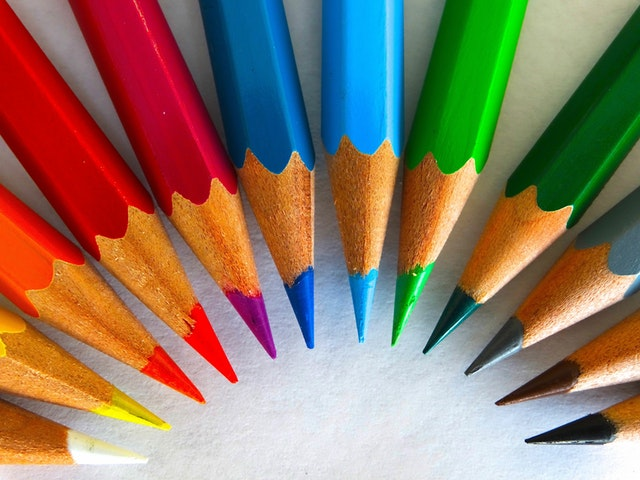
#> input picture pencils.jpeg, 640 x 480 px
$ jupyter execute 047-alpha-masks-solution.ipynb   (shell and % lines are left out)
#> lines starting #> are read from the running program, lines starting #| are printed output that depends on the picture; after the words box and inside, x2 and y2 are one past the last pixel; in counts of white or black regions, pixels touching at a corner belong together
[cell 1]
import numpy as np
from matplotlib import pyplot as plt

# Adding an Alpha (Transparency) Channel

[cell 2]
a = plt.imread("pencils.jpeg") / 256
plt.imshow(a);

[cell 3]
def rgb2gray(rgb):
    return rgb[...,:3] @ [0.299, 0.587, 0.114]

[cell 4]
b = rgb2gray(a)

[cell 5]
c = b[:,:,np.newaxis] * [1,1,1]
m = (a[:,:,0] > 0.1) & (a[:,:,1] < 0.1)
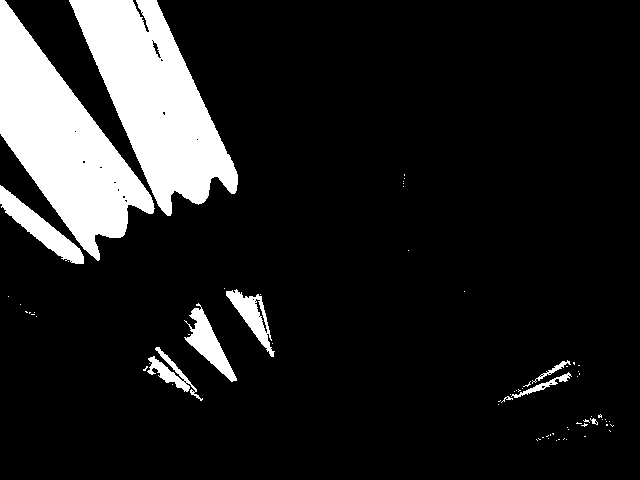
#> m: shape (480, 640) bool; 13.2% white; 72 white regions (62 under 20 px), largest, box (x1, y1, x2, y2) and area: (69, 0, 238, 216) 17583, (0, 0, 155, 261) 17187, (0, 185, 84, 264) 1898
c[m] = a[m]
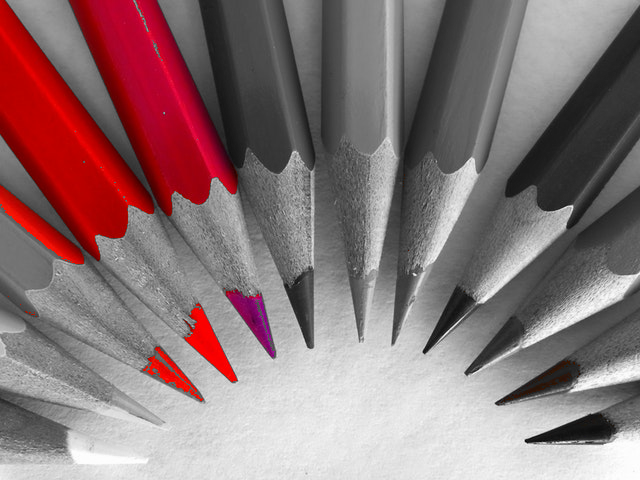
#> c: shape (480, 640, 3) float64; mean of channels 0, 1, 2 0.548, 0.462, 0.469; drawn as R, G, B
plt.imshow(c);

[cell 6]
c = b[:,:,np.newaxis] * [1,1,1]
m = (a[:,:,2] > 0.1) & (a[:,:,0] < 0.1)
#> m: shape (480, 640) bool; 9.4% white; 128 white regions (109 under 20 px), largest, box (x1, y1, x2, y2) and area: (200, 0, 315, 173) 13683, (321, 0, 386, 154) 9250, (394, 0, 405, 156) 1469
c[m] = a[m]
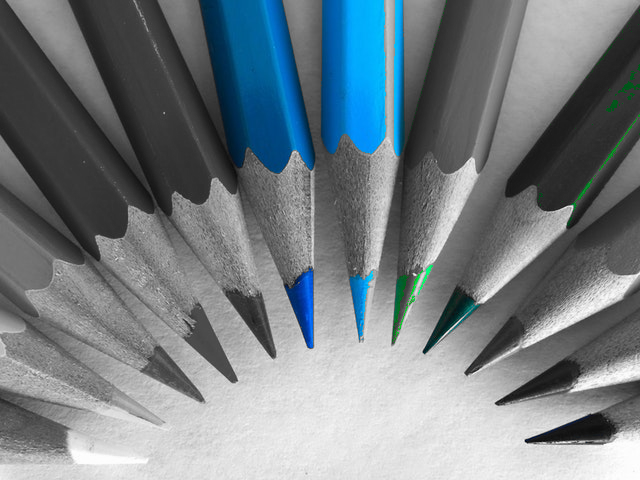
#> c: shape (480, 640, 3) float64; mean of channels 0, 1, 2 0.461, 0.497, 0.517; drawn as R, G, B
plt.imshow(c);

[cell 7]
bg = plt.imread("pagoda.jpeg").copy()
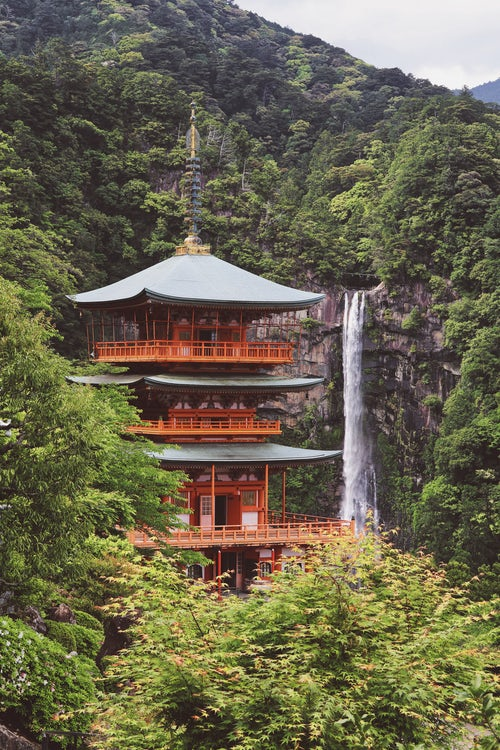
#> input picture pagoda.jpeg, 500 x 750 px
#> bg is the input picture: shape (750, 500, 3); mean R, G, B 106.8, 101.6, 77.8
plt.imshow(bg)
bg.shape
#> Out = (750, 500, 3)

[cell 8]
puppy = plt.imread("puppy2.jpeg")
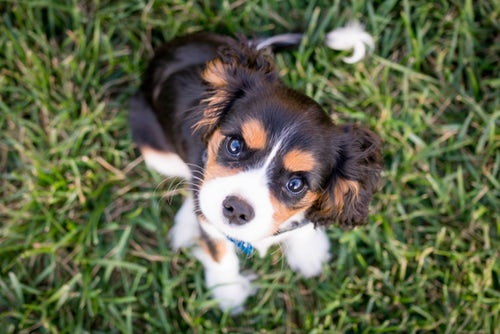
#> input picture puppy2.jpeg, 500 x 334 px
#> puppy is the input picture: shape (334, 500, 3); mean R, G, B 96.1, 102.9, 73.6
plt.imshow(puppy)
puppy.shape
#> Out = (334, 500, 3)

[cell 9]
y = np.linspace(-0.1, 1.1, puppy.shape[0])[:,np.newaxis]
#> y = 334 values from -0.1 to 1.1
x = np.linspace(-0.3, 1.3, puppy.shape[1])
#> x = 500 values from -0.3 to 1.3
pm = (x-0.5)**2 + (y-0.5) ** 2 > 0.2
im = puppy.copy()
im[pm] = 0
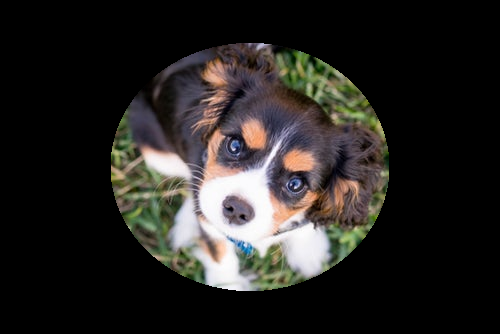
#> im: shape (334, 500, 3); mean R, G, B 38.9, 36.7, 34.3
plt.imshow(im);

[cell 10]
part = im[40:290,100:400]
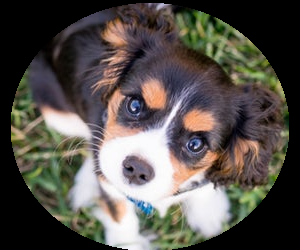
#> part: shape (250, 300, 3); mean R, G, B 86.5, 81.8, 76.2
plt.imshow(part)
part.shape
#> Out = (250, 300, 3)

[cell 11]
v = bg[300:550,100:400]
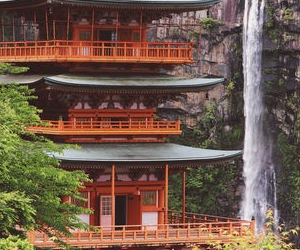
#> v: shape (250, 300, 3); mean R, G, B 112.9, 90.1, 75
plt.imshow(v);

[cell 12]
v[part[:,:,0]>0] = part[part[:,:,0]>0]
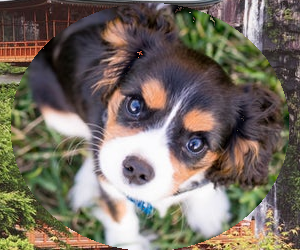
#> v: shape (250, 300, 3); mean R, G, B 117.4, 108.5, 97.6

[cell 13]
plt.figure(figsize=(10,10))
plt.imshow(bg);
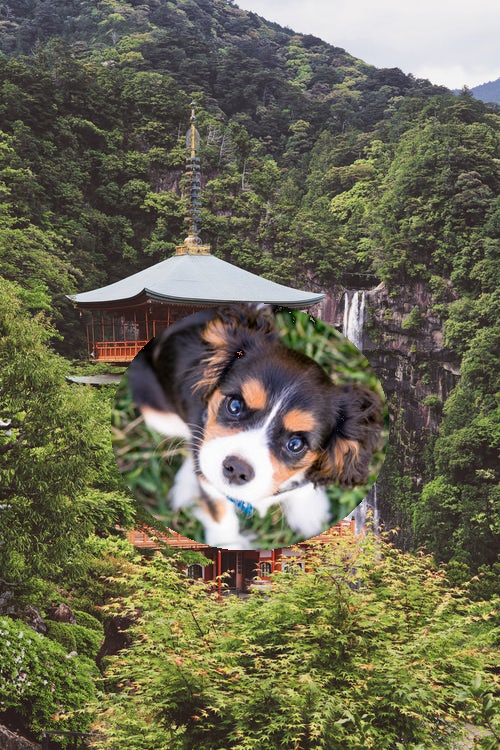
#> shown: shape (750, 500, 3); mean R, G, B 107.7, 105.3, 82.3
